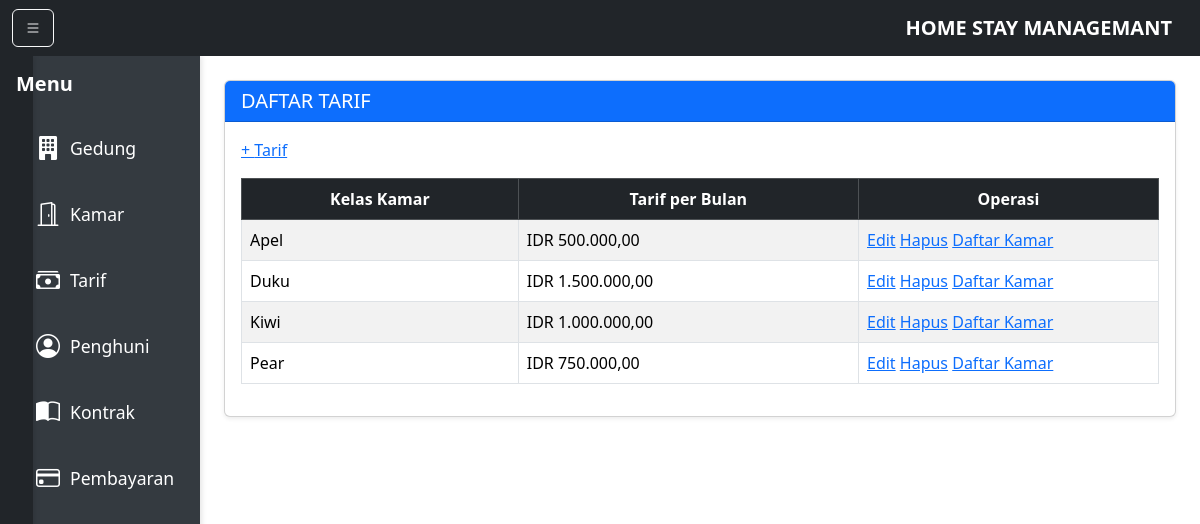
/?menu=tarif, run on the app's committed database.
### tables this page shows
CREATE TABLE kelasTarif (
    id INT UNSIGNED AUTO_INCREMENT PRIMARY KEY,
    namaKelas VARCHAR(20),
    tarif INT(7) DEFAULT 0
);

### lib/class.tarif.inc.php (the view, shortened to what this page needs)
<?php
require("class.crud.inc.php");
class tarif extends dbcrud
{
	function listTarif($limit=0)
	{
		$sql = "SELECT * FROM kelasTarif ORDER BY namaKelas LIMIT $limit,".rows;
		$qry = $this->transact($sql);
		while($r = $qry->fetch()){
			echo "
			<tr>
			   <td>".$r['namaKelas']."</td>
			   <td class='alg-r'><span class='currency'>IDR</span> ".$this->numfor($r['tarif'])."</td>
			   <td width='300'>
			     <a href='./?menu=modify&data=tarif&id=".$r['id']."'>Edit</a>
			     <a href='list-tarif.php?mod=del&id=".$r['id']."' onclick=\"return confirm('Yakin ingin menghapus data tarif ini?');\">Hapus</a>
			     <a href='./?menu=kamar&km=".$r['id']."'>Daftar Kamar</a>
			   </td>
			</tr>
			";
		}
	}
}
?>

### index.php (style rules this page uses)
body { overflow-x: hidden; }

### data on the page
kelastarif: namaKelas "Apel", tarif "500.000,00"
kelastarif: namaKelas "Duku", tarif "1.500.000,00"
kelastarif: namaKelas "Kiwi", tarif "1.000.000,00"
kelastarif: namaKelas "Pear", tarif "750.000,00"

### other printed values
$label "Tarif"
